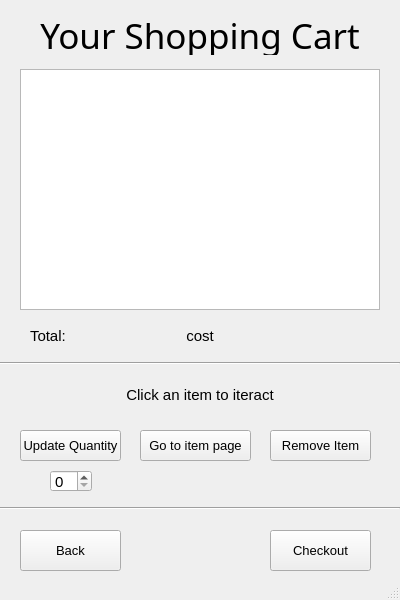
<?xml version="1.0" encoding="UTF-8"?>
<ui version="4.0">
 <class>CheckoutWindow</class>
 <widget class="QMainWindow" name="CheckoutWindow">
  <property name="geometry">
   <rect>
    <x>0</x>
    <y>0</y>
    <width>400</width>
    <height>600</height>
   </rect>
  </property>
  <property name="font">
   <font>
    <pointsize>11</pointsize>
   </font>
  </property>
  <property name="windowTitle">
   <string>MainWindow</string>
  </property>
  <widget class="QWidget" name="centralwidget">
   <widget class="QPushButton" name="remove_button">
    <property name="geometry">
     <rect>
      <x>270</x>
      <y>430</y>
      <width>101</width>
      <height>31</height>
     </rect>
    </property>
    <property name="font">
     <font>
      <pointsize>10</pointsize>
     </font>
    </property>
    <property name="text">
     <string>Remove Item</string>
    </property>
   </widget>
   <widget class="QPushButton" name="back_button">
    <property name="geometry">
     <rect>
      <x>20</x>
      <y>530</y>
      <width>101</width>
      <height>41</height>
     </rect>
    </property>
    <property name="font">
     <font>
      <pointsize>10</pointsize>
     </font>
    </property>
    <property name="text">
     <string>Back</string>
    </property>
   </widget>
   <widget class="QListWidget" name="shopping_cart">
    <property name="geometry">
     <rect>
      <x>20</x>
      <y>69</y>
      <width>360</width>
      <height>241</height>
     </rect>
    </property>
   </widget>
   <widget class="QLabel" name="users_sc">
    <property name="geometry">
     <rect>
      <x>20</x>
      <y>15</y>
      <width>360</width>
      <height>40</height>
     </rect>
    </property>
    <property name="font">
     <font>
      <family>Onyx</family>
      <pointsize>26</pointsize>
     </font>
    </property>
    <property name="text">
     <string>Your Shopping Cart</string>
    </property>
    <property name="alignment">
     <set>Qt::AlignCenter</set>
    </property>
   </widget>
   <widget class="QLabel" name="total_label">
    <property name="geometry">
     <rect>
      <x>30</x>
      <y>320</y>
      <width>41</width>
      <height>31</height>
     </rect>
    </property>
    <property name="text">
     <string>Total: </string>
    </property>
   </widget>
   <widget class="Line" name="line">
    <property name="geometry">
     <rect>
      <x>0</x>
      <y>355</y>
      <width>400</width>
      <height>16</height>
     </rect>
    </property>
    <property name="orientation">
     <enum>Qt::Horizontal</enum>
    </property>
   </widget>
   <widget class="QLabel" name="cost_label">
    <property name="geometry">
     <rect>
      <x>150</x>
      <y>320</y>
      <width>100</width>
      <height>31</height>
     </rect>
    </property>
    <property name="text">
     <string>cost</string>
    </property>
    <property name="alignment">
     <set>Qt::AlignCenter</set>
    </property>
   </widget>
   <widget class="QLabel" name="item_prompt">
    <property name="geometry">
     <rect>
      <x>0</x>
      <y>360</y>
      <width>400</width>
      <height>70</height>
     </rect>
    </property>
    <property name="text">
     <string>Click an item to iteract</string>
    </property>
    <property name="alignment">
     <set>Qt::AlignCenter</set>
    </property>
   </widget>
   <widget class="QPushButton" name="item_page_button">
    <property name="geometry">
     <rect>
      <x>140</x>
      <y>430</y>
      <width>111</width>
      <height>31</height>
     </rect>
    </property>
    <property name="font">
     <font>
      <pointsize>10</pointsize>
     </font>
    </property>
    <property name="text">
     <string>Go to item page</string>
    </property>
   </widget>
   <widget class="QPushButton" name="chng_quan_button">
    <property name="geometry">
     <rect>
      <x>20</x>
      <y>430</y>
      <width>101</width>
      <height>31</height>
     </rect>
    </property>
    <property name="font">
     <font>
      <pointsize>10</pointsize>
     </font>
    </property>
    <property name="text">
     <string>Update Quantity</string>
    </property>
   </widget>
   <widget class="QPushButton" name="checkout_button">
    <property name="geometry">
     <rect>
      <x>270</x>
      <y>530</y>
      <width>101</width>
      <height>41</height>
     </rect>
    </property>
    <property name="font">
     <font>
      <pointsize>10</pointsize>
     </font>
    </property>
    <property name="text">
     <string>Checkout</string>
    </property>
   </widget>
   <widget class="QSpinBox" name="quantity">
    <property name="geometry">
     <rect>
      <x>50</x>
      <y>470</y>
      <width>42</width>
      <height>22</height>
     </rect>
    </property>
   </widget>
   <widget class="Line" name="line_2">
    <property name="geometry">
     <rect>
      <x>0</x>
      <y>500</y>
      <width>400</width>
      <height>16</height>
     </rect>
    </property>
    <property name="orientation">
     <enum>Qt::Horizontal</enum>
    </property>
   </widget>
  </widget>
  <widget class="QStatusBar" name="statusbar"/>
 </widget>
 <resources/>
 <connections/>
</ui>
